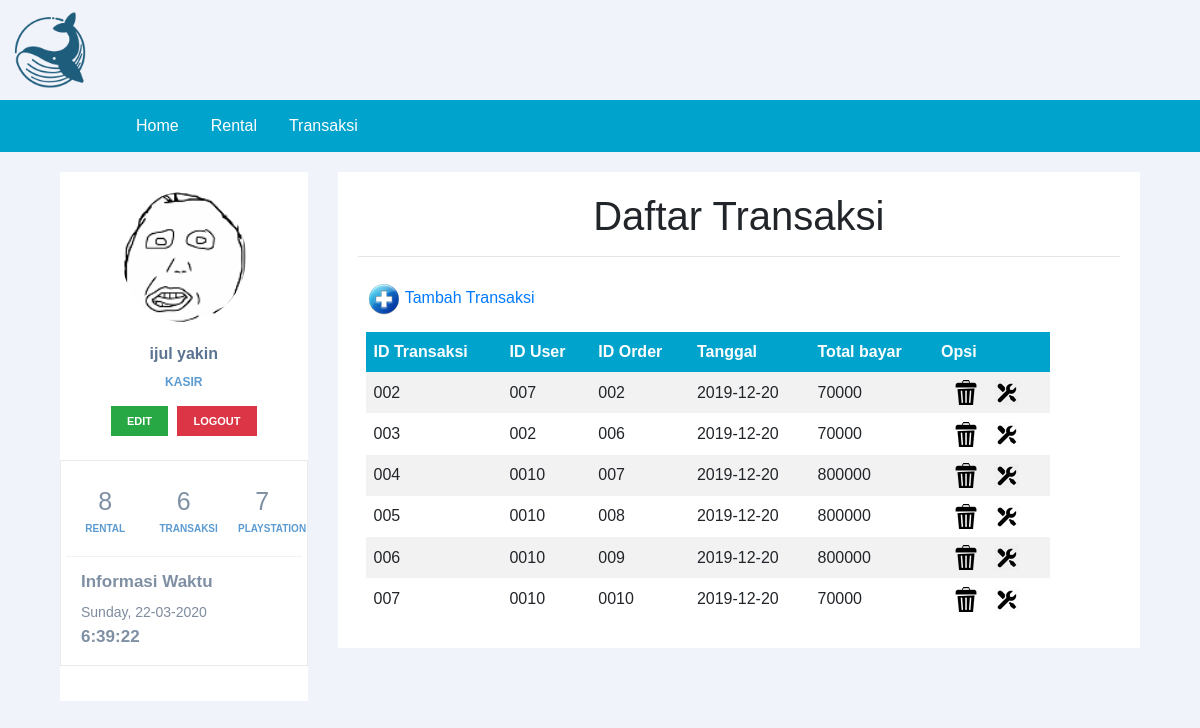
Page /halaman_kasir.php?page=transaksi (signed in) on the committed database.
### tables this page shows
CREATE TABLE `transaksi` (
  `id_transaksi` varchar(20) NOT NULL,
  `id_user` varchar(10) NOT NULL,
  `id_order` varchar(10) NOT NULL,
  `tanggal` date NOT NULL,
  `total_bayar` int(25) NOT NULL
);

### transaksi.php (the view, shortened to what this page needs)
<h1><b>Daftar Transaksi</b></h1>
<hr>
<table class="33" width="700"  border="0" cellpadding="2" cellspacing="1" >
  <tr>
    <td colspan="2"><a href="?page=transaksi_tambah" target="_self"><img src="images/add.png"> Tambah Transaksi</a></td>
  </tr>
  <tr>
    <td colspan="2"><table class="daftar_tabel" width="100%" border="0" cellspacing="1" cellpadding="2">
      <tr>
        <th><b>ID Transaksi</b></th>
		<th><b>ID User</b></th>
        <th><b>ID Order</b></th>
        <th><b>Tanggal</b> </th>
		<th><b>Total bayar</b> </th>
		<th><b>Opsi</b> </th>
      </tr>
	  </td>
      <?php
	$transaksiSql = "SELECT * from transaksi";
	$transaksiQry = mysqli_query($koneksi, $transaksiSql)  or die ("Query Transaksi salah : ".mysql_error());
	 foreach($transaksiQry as $transaksiRow) {
	?>
      <tr>
		<td><?php echo $transaksiRow['id_transaksi']; ?></td>
        <td><?php echo $transaksiRow['id_user']; ?></td>
		<td><?php echo $transaksiRow['id_order']; ?></td>
		<td><?php echo $transaksiRow['tanggal']; ?></td>
		<td><?php echo $transaksiRow['total_bayar']; ?></td>
		 <td align="center"><a href="?page=transaksi_hapus&amp;Kode=<?php echo $transaksiRow['id_transaksi']; ?>" target="_self" alt="Delete Data" onclick="return confirm('ANDA YAKIN AKAN MENGHAPUS DATA PENTING INI ... ?')"><img src="images/delete.png"></a>
      <a href="?page=transaksi_edit&amp;kode=<?php echo $transaksiRow['id_transaksi']; ?>" target="_self" ><img src="images/edit.png"></a>
     </td>
		   </tr>
      <?php } ?>
    </table></td>

### style.css (style rules this page uses)
body { font-family: sans-serif; background: #ebf9fb; }
h1 { text-align: center; font-weight: 300; }
.daftar_tabel { border-collapse: collapse; width: 100%; }
.daftar_tabel th, td { text-align: left; padding: 8px; }
.daftar_tabel tr:nth-child(even) { background-color: #f2f2f2 }
.daftar_tabel th { background-color: #00a3cc; color: white; }

### css/sidebar.css (style rules this page uses)
body { background: #F1F3FA; }
a, button, code, div, img, input, label, li, p, pre, select, span, svg, table, td, textarea, th, ul { -webkit-border-radius: 0!important; -moz-border-radius: 0!important; border-radius: 0!important; }

### rows in the picture
transaksi: id_transaksi "002", id_user "007", id_order "002", tanggal "2019-12-20", total_bayar "70000"
transaksi: id_transaksi "003", id_user "002", id_order "006", tanggal "2019-12-20", total_bayar "70000"
transaksi: id_transaksi "004", id_user "0010", id_order "007", tanggal "2019-12-20", total_bayar "800000"
transaksi: id_transaksi "005", id_user "0010", id_order "008", tanggal "2019-12-20", total_bayar "800000"
transaksi: id_transaksi "006", id_user "0010", id_order "009", tanggal "2019-12-20", total_bayar "800000"
transaksi: id_transaksi "007", id_user "0010", id_order "0010", tanggal "2019-12-20", total_bayar "70000"

### other values in the picture
$_SESSION['nama'] "ijul yakin"
$_SESSION['level'] "KASIR"
$count "8"
$count "6"
$count "7"
